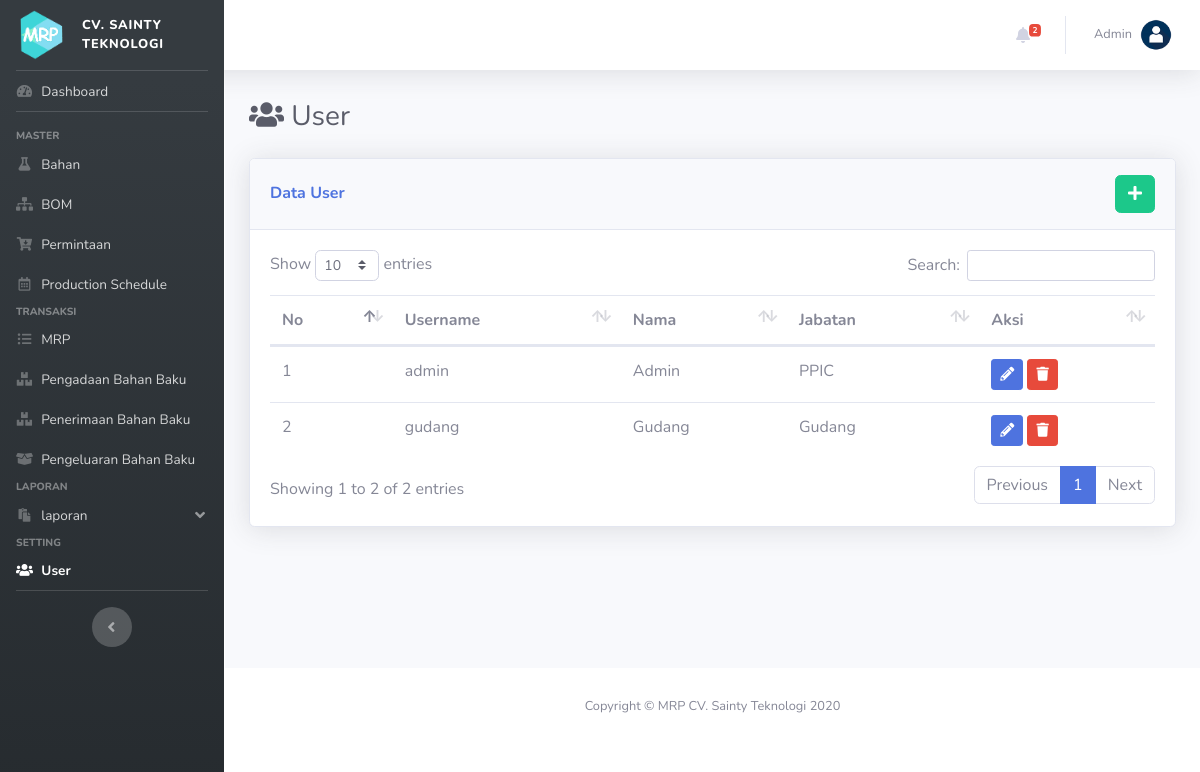
The page /index.php?p=user on the database as committed earlier.
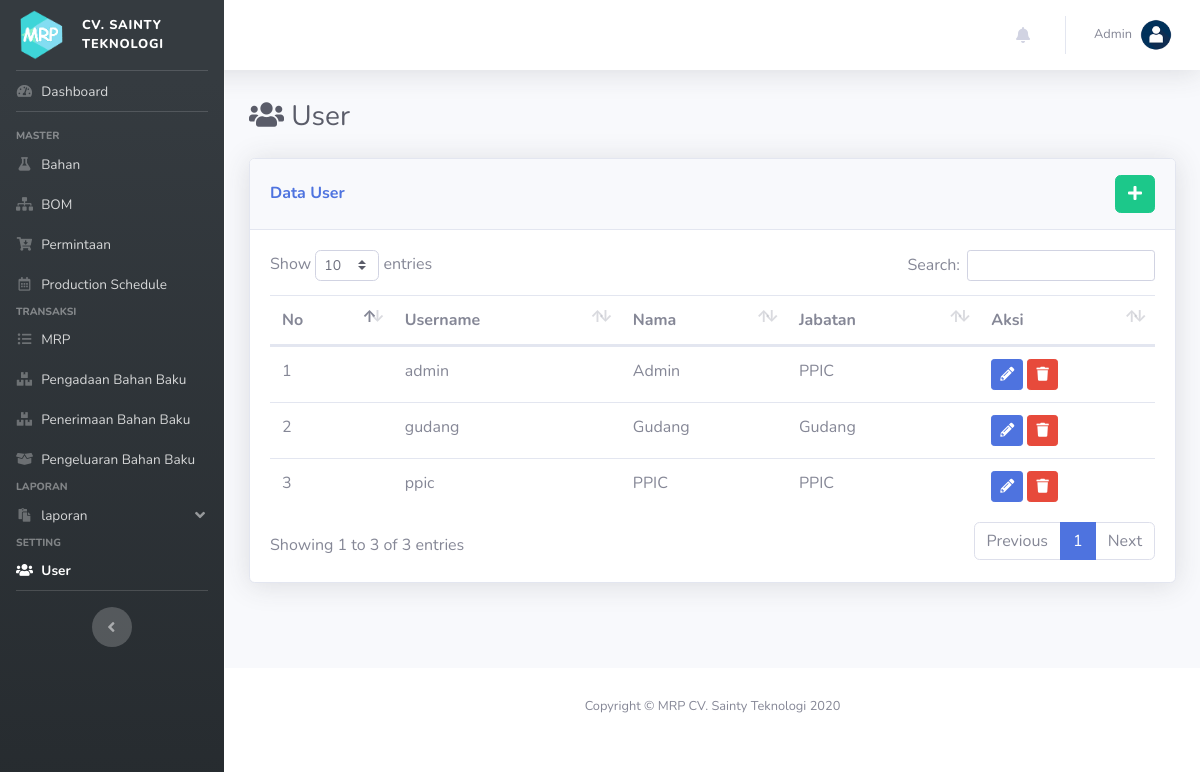
The same page on the database as committed later.
### tables this page shows
CREATE TABLE IF NOT EXISTS `user` (
  `id_user` int(11) NOT NULL AUTO_INCREMENT,
  `username` varchar(50) DEFAULT NULL,
  `password` varchar(50) DEFAULT NULL,
  `nama_user` varchar(200) DEFAULT NULL,
  `jabatan` char(1) DEFAULT NULL,
  PRIMARY KEY (`id_user`),
  UNIQUE KEY `username` (`username`)
);

### config/koneksi.php (called while the page is built, shortened)
<?php
	function get_jabatan($id = null){
		$jab = ["Atasan", "PPIC", "Gudang", "Pengadaan", "Produksi"];
		if(is_null($id)){
			return $jab;
		}else{
			return $jab[$id];
		}
	}
?>

### pages/user.php (the view, shortened to what this page needs)
<div class="d-sm-flex align-items-center justify-content-between mb-4">
    <h1 class="h3 mb-0 text-gray-800"> <i class="fa fa-users"></i> User</h1>
</div>
<?php
	$ket = "Data";
?>
<div class="row row_angket">
	<div class="col mb-4">
		<div class="card shadow mb-4">
            <div class="card-header py-3 d-flex flex-row align-items-center justify-content-between">
                <h6 class="m-0 font-weight-bold text-primary"><?= ucfirst($ket); ?> User</h6>
                <?php
                if(!isset($_GET['ket'])){
                ?>
                <div class="dropdown no-arrow">
                    <a href="index.php?p=user&ket=tambah" class="btn btn-success" data-toggle="tooltip" data-placement="top" title="Tambah Data"><i class="fa fa-plus"></i></a>
                </div>
            	<?php } ?>
            </div>
            <div class="card-body">
            <?php
            	if(!isset($form)):
            ?>
            	<table class="table dataTable">
            		<thead>
            			<tr>
            				<th>No</th>
                            <th>Username</th>
            				<th>Nama</th>
            				<th>Jabatan</th>
            				<th>Aksi</th>
            			</tr>
            		</thead>
            		<tbody>
            		<?php
            			$i=0;
            			$sql = "SELECT * FROM user";
            			$q = mysqli_query($con, $sql);
            			while($row = mysqli_fetch_array($q)):
            		?>
            			<tr>
            				<td><?= ++$i; ?></td>
                            <td><?= $row['username']; ?></td>
                            <td><?= $row['nama_user']; ?></td>
                            <td><?= get_jabatan($row['jabatan']); ?></td>
            				<td>
                                <a href="index.php?p=user&ket=ubah&id=<?= $row['id_user'] ?>" class="btn btn-sm btn-primary" data-toggle="tooltip" data-placement="top" title="Ubah Data"><i class="fa fa-pencil-alt"></i></a>
                                <button type="button" class="btn btn-sm btn-danger btn-hapus" data-id="<?= $row['id_user'] ?>" data-toggle="tooltip" data-placement="top" title="Hapus">
                                    <i class="fa fa-trash"></i>
                                </button>
                            </td>
            			</tr>
            		<?php endwhile; ?>
            		</tbody>
            	</table>
            	<?php endif; ?>
            </div>
        </div>
    </div>
</div>

### pages/notification.php (shortened to what this page needs)
<?php
    $sql = "SELECT * FROM bahan";
    $q = mysqli_query($con, $sql);
    $data = [];
    while($row = mysqli_fetch_array($q)){
        if($row['rop']>$row['jumlah']){
            array_push($data, array(
                                    'id_bahan' => $row['id_bahan'],
                                    'nama_bahan' => $row['nama_bahan'],
                                    ));
        }
    }
    $nr = sizeof($data);
?>
<li class="nav-item dropdown no-arrow mx-1">
    <a class="nav-link dropdown-toggle" href="#" id="alertsDropdown" role="button" data-toggle="dropdown" aria-haspopup="true" aria-expanded="false">
        <i class="fas fa-bell fa-fw"></i>
        <?php if($nr>0):?>
        <span class="badge badge-danger badge-counter"><?= $nr; ?></span>
        <?php endif;?>
    </a>
</li>

Rows that differ between the two databases and show on the page:
added user: username "ppic", nama_user "PPIC", jabatan "PPIC"
Other text that changed with them:
text written by a page script: "Show entries Search: Showing 1 to 2 of 2 entries Previous 1 Next" → "Show entries Search: Showing 1 to 3 of 3 entries Previous 1 Next"
$nr: "2" → (not shown)
